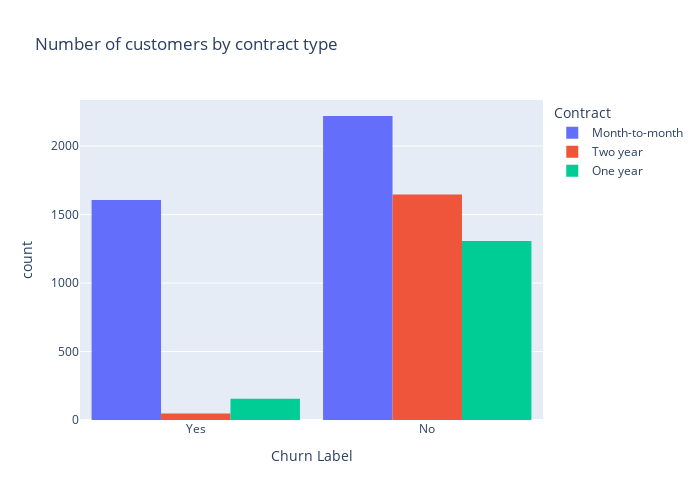

Notebook code for this chart:
### Markdown cell above
#### Contract Types & Charges

### Code cell
# Types of contract:
fig = px.histogram(df, x="Churn Label", color="Contract", barmode="group", title="Number of customers by contract type")
fig.update_layout(width=700, height=500, bargap=0.1)
fig.show()

### Figure 1 — Plotly figure (JSON) as saved in the notebook; plotly's stock layout.template omitted (floating-point values rounded to 4 significant figures; data arrays with more than 128 entries replaced by an {"elided": "..."} marker saying what was removed)
{"data": [{"alignmentgroup": "True", "bingroup": "x", "hovertemplate": "Contract=Month-to-month<br>Churn Label=%{x}<br>count=%{y}<extra></extra>", "legendgroup": "Month-to-month", "marker": {"color": "#636efa", "pattern": {"shape": ""}}, "name": "Month-to-month", "offsetgroup": "Month-to-month", "orientation": "v", "showlegend": true, "x": {"elided": "3826 str values"}, "xaxis": "x", "yaxis": "y", "type": "histogram"}, {"alignmentgroup": "True", "bingroup": "x", "hovertemplate": "Contract=Two year<br>Churn Label=%{x}<br>count=%{y}<extra></extra>", "legendgroup": "Two year", "marker": {"color": "#EF553B", "pattern": {"shape": ""}}, "name": "Two year", "offsetgroup": "Two year", "orientation": "v", "showlegend": true, "x": {"elided": "1695 str values"}, "xaxis": "x", "yaxis": "y", "type": "histogram"}, {"alignmentgroup": "True", "bingroup": "x", "hovertemplate": "Contract=One year<br>Churn Label=%{x}<br>count=%{y}<extra></extra>", "legendgroup": "One year", "marker": {"color": "#00cc96", "pattern": {"shape": ""}}, "name": "One year", "offsetgroup": "One year", "orientation": "v", "showlegend": true, "x": {"elided": "1463 str values"}, "xaxis": "x", "yaxis": "y", "type": "histogram"}], "layout": {"xaxis": {"anchor": "y", "domain": [0.0, 1.0], "title": {"text": "Churn Label"}}, "yaxis": {"anchor": "x", "domain": [0.0, 1.0], "title": {"text": "count"}}, "legend": {"title": {"text": "Contract"}, "tracegroupgap": 0}, "title": {"text": "Number of customers by contract type"}, "barmode": "group", "width": 700, "height": 500, "bargap": 0.1}}
